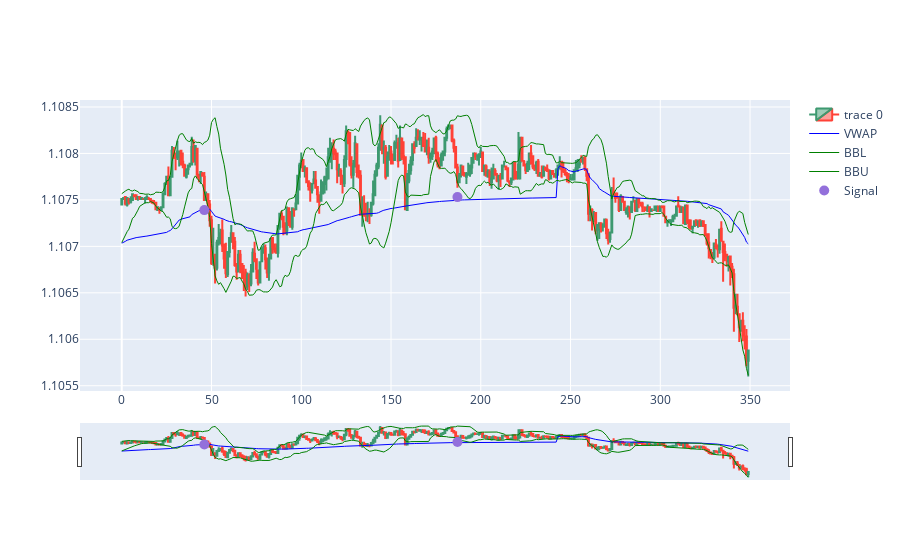

Here is the notebook cell this chart was saved with:
### Code cell
import plotly.graph_objects as go
from plotly.subplots import make_subplots
from datetime import datetime
st=10400
dfpl = df[st:st+350]
dfpl.reset_index(inplace=True)
fig = go.Figure(data=[go.Candlestick(x=dfpl.index,
                open=dfpl['Open'],
                high=dfpl['High'],
                low=dfpl['Low'],
                close=dfpl['Close']),
                go.Scatter(x=dfpl.index, y=dfpl.VWAP, 
                           line=dict(color='blue', width=1), 
                           name="VWAP"), 
                go.Scatter(x=dfpl.index, y=dfpl['BBL_14_2.0'], 
                           line=dict(color='green', width=1), 
                           name="BBL"),
                go.Scatter(x=dfpl.index, y=dfpl['BBU_14_2.0'], 
                           line=dict(color='green', width=1), 
                           name="BBU")])

fig.add_scatter(x=dfpl.index, y=dfpl['pointposbreak'], mode="markers",
                marker=dict(size=10, color="MediumPurple"),
                name="Signal")
fig.show()

### Figure 1 — Plotly figure (JSON) as saved in the notebook; plotly's stock layout.template omitted (floating-point values rounded to 4 significant figures; data arrays with more than 128 entries replaced by an {"elided": "..."} marker saying what was removed)
{"data": [{"close": {"elided": "350 float values"}, "high": {"elided": "350 float values"}, "low": {"elided": "350 float values"}, "open": {"elided": "350 float values"}, "type": "candlestick", "x": {"elided": "350 int values"}}, {"line": {"color": "blue", "width": 1}, "name": "VWAP", "type": "scatter", "x": {"elided": "350 int values"}, "y": {"elided": "350 float values"}}, {"line": {"color": "green", "width": 1}, "name": "BBL", "type": "scatter", "x": {"elided": "350 int values"}, "y": {"elided": "350 float values"}}, {"line": {"color": "green", "width": 1}, "name": "BBU", "type": "scatter", "x": {"elided": "350 int values"}, "y": {"elided": "350 float values"}}, {"marker": {"color": "MediumPurple", "size": 10}, "mode": "markers", "name": "Signal", "type": "scatter", "x": {"elided": "350 int values"}, "y": {"elided": "350 float values"}}], "layout": {}}
